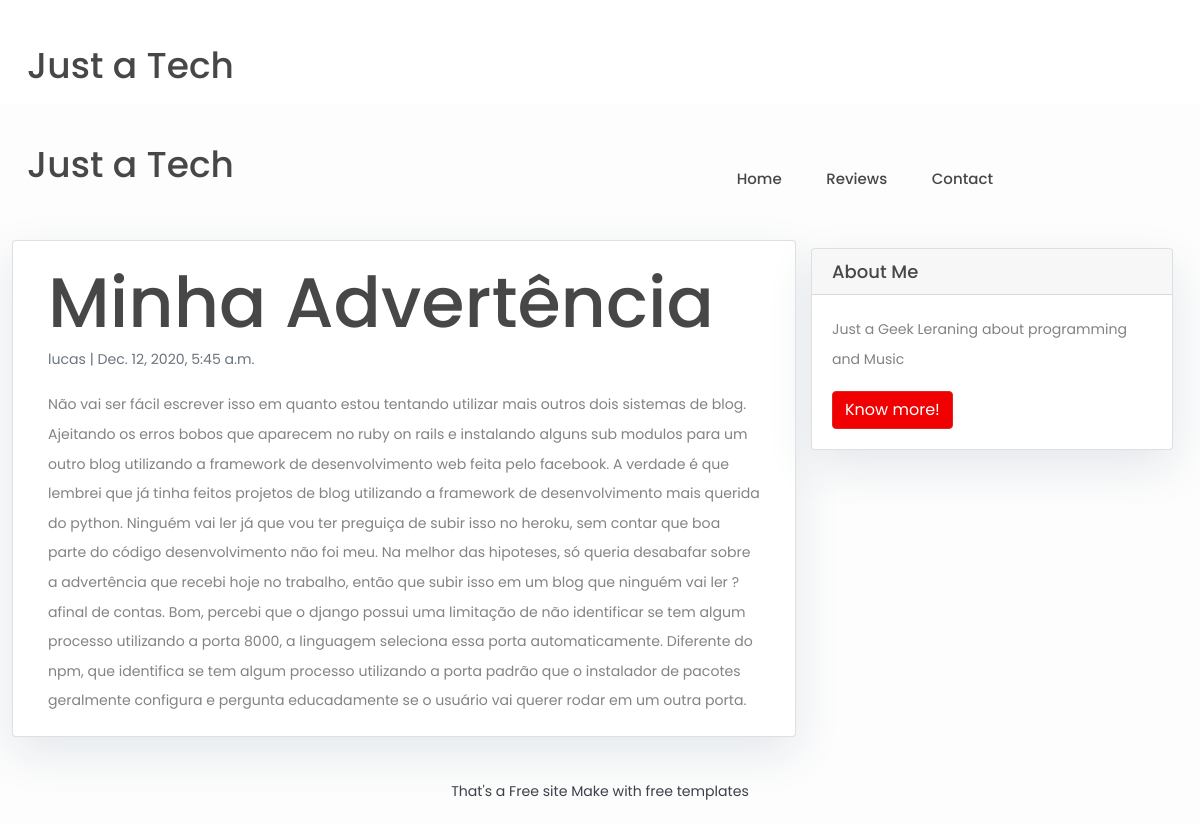
Page /minha-advertencia/ on the committed database.
### minha_postagem/models.py (models this page shows, shortened)
class Post(models.Model):
    title = models.CharField(max_length=200, unique=True)
    slug = models.SlugField(max_length=200, unique=True)
    author = models.ForeignKey(User, on_delete= models.CASCADE,related_name='blog_posts')
    updated_on = models.DateTimeField(auto_now= True)
    content = models.TextField()
    created_on = models.DateTimeField(auto_now_add=True)
    status = models.IntegerField(choices=STATUS, default=0)
    class Meta:
        ordering = ['-created_on']

### minha_postagem/views.py (the view)
# urls.py: path('<slug:slug>/', views.PostDetail.as_view(), name='post_detail'),
class PostDetail(generic.DetailView):
    model = Post
    template_name = 'post_detail.html'

### templates/post_detail.html
{% extends 'base.html' %} {% block content %}
<div class="container">
  <div class="row">
    <div class="col-md-8 card mb-4  mt-3 left  top">
      <div class="card-body">
        <h1>{% block title %} {{ object.title }} {% endblock title %}</h1>
        <p class=" text-muted">{{ post.author }} | {{ post.created_on }}</p>
        <p class="card-text ">{{ object.content | safe }}</p>
      </div>
    </div>
    {% block sidebar %} {% include 'sidebar.html' %} {% endblock sidebar %}
  </div>
</div>
{% endblock content %}

### templates/base.html (style rules this page uses)
body { font-family: "Roboto", sans-serif; font-size: 17px; background-color: #fdfdfd; }
html, body { height: 100%; font-family: 'Poppins', sans-serif; -webkit-font-smoothing: antialiased; font-smoothing: antialiased; }
h1, h2, h3, h4, h5, h6 { margin: 0; font-weight: 500; color: #474747; }
h1 { font-size: 70px; }
p { font-size: 14.1px; color: #838383; line-height: 2.1; }
@media (min-width: 1200px) { .container { max-width: 1176px; } }

### templates/sidebar.html (style rules this page uses)
.card { box-shadow: 0 16px 48px #E3E7EB; }

### rows in the picture
Post: title "Minha Advertência", author "lucas", created_on "Dec. 12, 2020, 5:45 a.m.", content "Não vai ser fácil escrever isso em quanto estou tentando utilizar mais outros dois sistemas de blog. Ajeitando os erros bobos que aparecem no ruby on rails e instalando alguns sub modulos para um outro blog utilizando a framework de desenvolvimento web feita pelo facebook. A verdade é que lembrei que já tinha feitos projetos de blog utilizando a framework de desenvolvimento mais querida do python. Ninguém vai ler já que vou ter preguiça de subir isso no heroku, sem contar que boa parte do código desenvolvimento não foi meu. Na melhor das hipoteses, só queria desabafar sobre a advertência que recebi hoje no trabalho, então que subir isso em um blog que ninguém vai ler ? afinal de contas.…"
